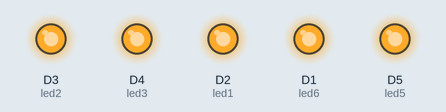
This sketch was run on a simulated ESP8266 (NodeMCU). Parts: output pins drawn as LEDs (lit = HIGH). WiFi joins after 1.5 s; servers stay silent unless stated; the Firebase database answers and starts empty; what the sketch prints to the serial monitor is not drawn.

Above: at 0.1 s.
At 62.1 s:
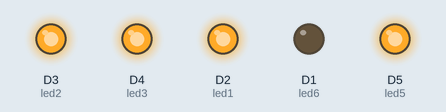
Timing chart, 0 to 65.5 s (numbered marks = the images above):
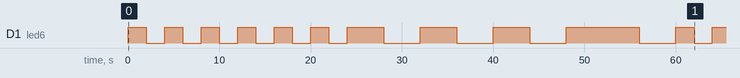

The sketch:

AndersonWifiAutoconectLedRGB.ino
```cpp
#include "FirebaseESP8266.h"
#include <WiFiManager.h>

#define FIREBASE_HOST "anderson-39bae-default-rtdb.firebaseio.com"
#define FIREBASE_AUTH "Sz9U6Zg1jyDJFBlgBJke0vvaCZBvLGZCB4JWWI4H"

int led1 = D2;
int led2 = D3;
int led3 = D4;
int led5 = D5; //REDE Led verde RGB ou comum
int led6 = D1; //Indicação de progresso conecção

FirebaseData ledData1;
FirebaseData ledData2;
FirebaseData ledData3;
FirebaseData ledData5;
FirebaseJson json;

void setup()
{
  Firebase.begin(FIREBASE_HOST, FIREBASE_AUTH);
  Firebase.reconnectWiFi(true);

 pinMode(led1,OUTPUT);
  digitalWrite(led1, HIGH);

  pinMode(led2,OUTPUT);
  digitalWrite(led2, HIGH);

  pinMode(led3,OUTPUT);
  digitalWrite(led3, HIGH);

  pinMode(led5,OUTPUT);       //REDE Led verde RGB comentar e descomentar para led comum
  digitalWrite(led5, HIGH);   //REDE Led verde RGB comentar e descomentar para led comum

  // pinMode(led5,OUTPUT);    //Descomentar para led comum e comentar para led RGB
 // digitalWrite(led5, LOW); //Descomentar para led comum e comentar para led RGB


  pinMode(led6, OUTPUT);
  digitalWrite(led6, HIGH);

  digitalWrite(led6, HIGH);
  delay(2000);
  digitalWrite(led6, LOW);
  delay(2000);
  digitalWrite(led6, HIGH);
  delay(2000);
  digitalWrite(led6, LOW);
  delay(2000);
  digitalWrite(led6, HIGH);
  delay(2000);
  digitalWrite(led6, LOW);
  delay(2000);
  digitalWrite(led6, HIGH);
  delay(2000);
  digitalWrite(led6, LOW);
  delay(2000);
  digitalWrite(led6, HIGH);
  delay(2000);
  digitalWrite(led6, LOW);
  delay(2000);
  digitalWrite(led6, HIGH);
  delay(2000);

  digitalWrite(led6, LOW);
  delay(2000);
  digitalWrite(led6, HIGH);
  delay(4000);
  digitalWrite(led6, LOW);
  delay(4000);
  digitalWrite(led6, HIGH);
  delay(4000);
digitalWrite(led6, LOW);
  delay(4000);
  digitalWrite(led6, HIGH);
  delay(4000);
  digitalWrite(led6, LOW);
  delay(4000);
  digitalWrite(led6, HIGH);
  delay(4000);
  digitalWrite(led6, HIGH);
  delay(4000);
  digitalWrite(led6, LOW);
  delay(4000);

  //digitalWrite(led6, LOW); //Descomentar para led comum e comentar para led RGB
  //delay(4000);             //Descomentar para led comum e comentar para led RGB


  digitalWrite(led6, HIGH);  //REDE Led verde RGB descomentar e comentar para led comum
  delay(2000);                //REDE Led verde RGB descomentar e comentar para led comum
 digitalWrite(led6, LOW);     //REDE Led verde RGB descomentar e comentar para led comum
 delay(2000);                 //REDE Led verde RGB descomentar e comentar para led comum
 digitalWrite(led6, HIGH);    //REDE Led verde RGB descomentar e comentar para led comum

 Serial.begin(115200);

WiFiManager wifiManager;
    wifiManager.autoConnect("IOT Mariano");
 Serial.println("connected...yeey :)");

}

void loop() {


  if (Firebase.getString(ledData1, "led1")){
    Serial.println(ledData1.stringData());
    if (ledData1.stringData() == "1") {
    digitalWrite(led1, HIGH);
    }
  else if (ledData1.stringData() == "0"){
    digitalWrite(led1, LOW);
    }
  }


  if (Firebase.getString(ledData2, "led2")){
    Serial.println(ledData2.stringData());
    if (ledData2.stringData() == "1") {
    digitalWrite(led2, HIGH);
    }
  else if (ledData2.stringData() == "0"){
    digitalWrite(led2, LOW);
    }
  }

   if (Firebase.getString(ledData3, "led")){
    Serial.println(ledData3.stringData());
    if (ledData3.stringData() == "1") {
    digitalWrite(led3, HIGH);
    }
  else if (ledData3.stringData() == "0"){
    digitalWrite(led3, LOW);
    }
  }

if (Firebase.getString(ledData5, "led8")){             //esta Função   Descomentar para led  RGB e comentar para led comum
    Serial.println(ledData5.stringData());
    if (ledData5.stringData() == "0") {
    digitalWrite(led5, HIGH);
    }
  else if (ledData5.stringData() == "1"){
    digitalWrite(led5, LOW);
    }
  }

/*
  if (Firebase.getString(ledData5, "led8")){             //Descomentar para led comum e comentar para led RGB
    Serial.println(ledData5.stringData());
    if (ledData5.stringData() == "1") {
    digitalWrite(led5, HIGH);
    }
  else if (ledData5.stringData() == "0"){
    digitalWrite(led5, LOW);
    }
  }
*/


}
```
